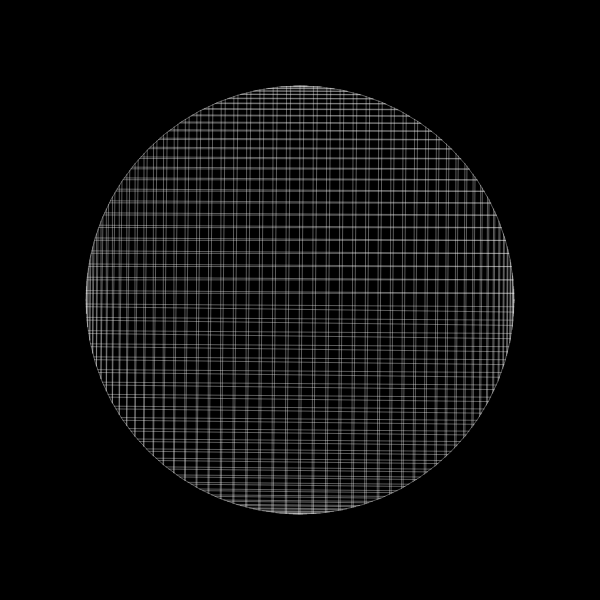
Frame 1 (no input)
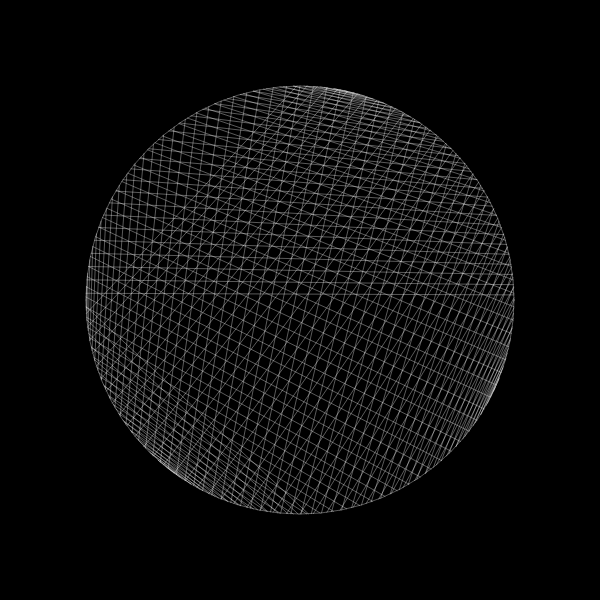
Frame 60 (no input)
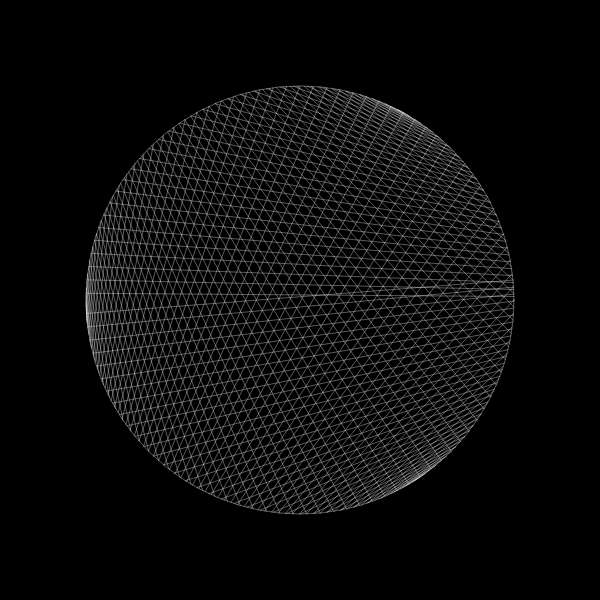
Frame 120 (the mouse pressed at the canvas centre since frame 60)

The p5.js sketch that drew these frames (run headless with seeded random() and noise() and a simulated clock; from frame 60 on, the mouse is pressed at the canvas centre):

// p5.js sketch
// ── sketch.js
let r;
let factor = 99;//2, 34, 51, 99

function setup() {
  createCanvas(600, 600);
  r = height / 2 - 86;
}

//getVector for any given index
function getVector(index, total) {
  let angle = map(index % total, 0, total, 0, TWO_PI); //index%total
  //Calculates and returns a new 2D unit vector from the specified angle value (in radians).
  let v = p5.Vector.fromAngle(angle + PI);
  v.mult(r); //scale v by multiply the radius
  return v;
}

function draw() {
  background(0);
  // const total = int(map(mouseX, 0, width, 0, 200));
  const total = 200;
  factor += 0.004;

  translate(width / 2, height / 2);
  stroke(255, 90);
  noFill();
  ellipse(0, 0, r * 2);

  for (i = 0; i < total; i++) {
    //from point a to point b
    const a = getVector(i, total);
    const b = getVector(i * factor, total);
    line(a.x, a.y, b.x, b.y);
  }
}
